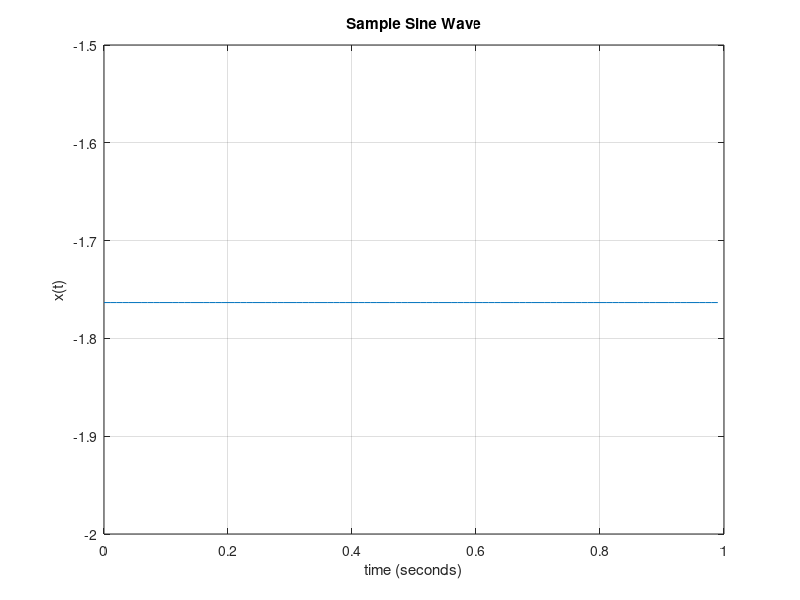
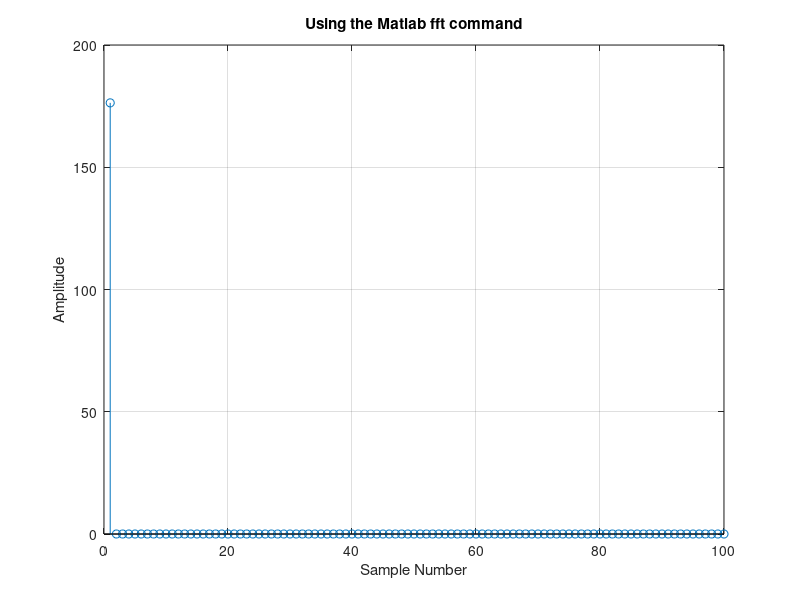

The MATLAB script that drew these images, in order:
fo = 100; % frequency of the sine wave
Fs = 100; % sampling rate
Ts = 1/Fs; % sampling time interval
t = 0:Ts:1-Ts; % sampling period
n = length(t); % number of samples
x = 3*sin(2*pi*fo*t-0.2*pi); % the sine curve

% plot the cosine curve in the time domain
sinePlot = figure;
plot(t,x);
xlabel('time (seconds)')
ylabel('x(t)')
title('Sample Sine Wave')
grid

% plot the frequence spectrum using the MATLAB fft command
matlabFFT = figure; % create a new figure
XfreqDomain = fft(x); % take the fft of our cos wave, x(t)

stem(abs(XfreqDomain)); % use abs command to get the magnitude
% similary, we would use angle command to get the phase plot!

xlabel('Sample Number')
ylabel('Amplitude')
title('Using the Matlab fft command')
grid